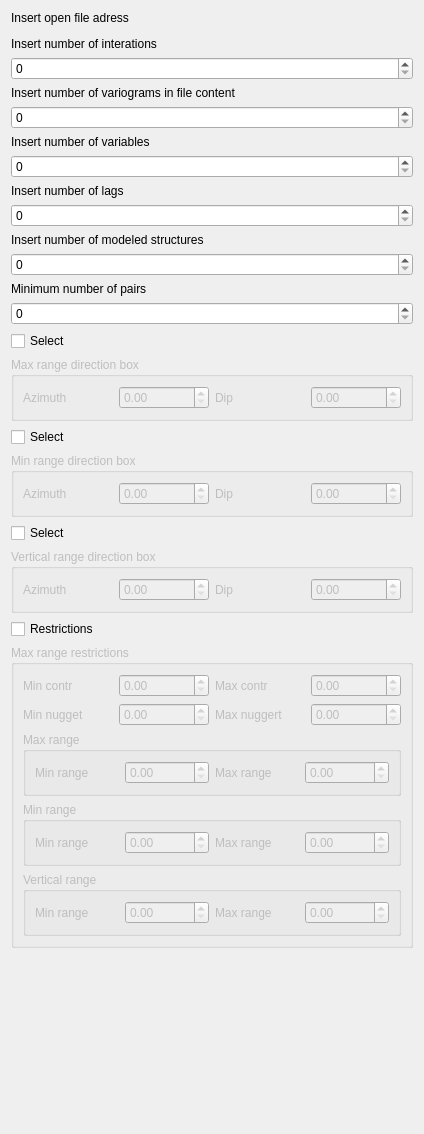
<?xml version="1.0" encoding="UTF-8"?>
<ui version="4.0">
 <class>optimizing_variogram</class>
 <widget class="QWidget" name="optimizing_variogram">
  <property name="geometry">
   <rect>
    <x>0</x>
    <y>0</y>
    <width>424</width>
    <height>1134</height>
   </rect>
  </property>
  <property name="windowTitle">
   <string>Form</string>
  </property>
  <property name="AlgorithmCategory" stdset="0">
   <string>Lpm</string>
  </property>
  <property name="AlgorithmDescription" stdset="0">
   <string>automatic_fitting2</string>
  </property>
  <layout class="QVBoxLayout" name="verticalLayout">
   <item>
    <widget class="QLabel" name="label_6">
     <property name="text">
      <string>Insert open file adress</string>
     </property>
    </widget>
   </item>
   <item>
    <widget class="FileChooser" name="endereco_arquivo"/>
   </item>
   <item>
    <widget class="QLabel" name="label">
     <property name="text">
      <string>Insert number of interations</string>
     </property>
    </widget>
   </item>
   <item>
    <widget class="QSpinBox" name="N_interacoes">
     <property name="maximum">
      <number>30000</number>
     </property>
    </widget>
   </item>
   <item>
    <widget class="QLabel" name="label_2">
     <property name="text">
      <string>Insert number of variograms in file content</string>
     </property>
    </widget>
   </item>
   <item>
    <widget class="QSpinBox" name="N_variogramas"/>
   </item>
   <item>
    <widget class="QLabel" name="label_20">
     <property name="text">
      <string>Insert number of variables</string>
     </property>
    </widget>
   </item>
   <item>
    <widget class="QSpinBox" name="nvariables"/>
   </item>
   <item>
    <widget class="QLabel" name="label_21">
     <property name="text">
      <string>Insert number of lags</string>
     </property>
    </widget>
   </item>
   <item>
    <widget class="QSpinBox" name="nlags"/>
   </item>
   <item>
    <widget class="QLabel" name="label_3">
     <property name="text">
      <string>Insert number of modeled structures</string>
     </property>
    </widget>
   </item>
   <item>
    <widget class="QSpinBox" name="N_estruturas">
     <property name="maximum">
      <number>5</number>
     </property>
    </widget>
   </item>
   <item>
    <widget class="QLabel" name="label_22">
     <property name="text">
      <string>Minimum number of pairs </string>
     </property>
    </widget>
   </item>
   <item>
    <widget class="QSpinBox" name="min_npairs">
     <property name="maximum">
      <number>50000000</number>
     </property>
    </widget>
   </item>
   <item>
    <widget class="QCheckBox" name="set_maximumrange">
     <property name="text">
      <string>Select</string>
     </property>
     <property name="checked">
      <bool>false</bool>
     </property>
    </widget>
   </item>
   <item>
    <widget class="QGroupBox" name="groupBox">
     <property name="enabled">
      <bool>false</bool>
     </property>
     <property name="title">
      <string>Max range direction box</string>
     </property>
     <layout class="QHBoxLayout" name="horizontalLayout">
      <item>
       <widget class="QLabel" name="label_5">
        <property name="text">
         <string>Azimuth</string>
        </property>
       </widget>
      </item>
      <item>
       <widget class="QDoubleSpinBox" name="Azimute_dp">
        <property name="maximum">
         <double>360.000000000000000</double>
        </property>
       </widget>
      </item>
      <item>
       <widget class="QLabel" name="label_4">
        <property name="text">
         <string>Dip</string>
        </property>
       </widget>
      </item>
      <item>
       <widget class="QDoubleSpinBox" name="Dip_dp">
        <property name="maximum">
         <double>36000.000000000000000</double>
        </property>
       </widget>
      </item>
     </layout>
    </widget>
   </item>
   <item>
    <widget class="QCheckBox" name="set_minrange">
     <property name="text">
      <string>Select</string>
     </property>
    </widget>
   </item>
   <item>
    <widget class="QGroupBox" name="groupBox_2">
     <property name="enabled">
      <bool>false</bool>
     </property>
     <property name="title">
      <string>Min range direction box</string>
     </property>
     <layout class="QHBoxLayout" name="horizontalLayout_2">
      <item>
       <widget class="QLabel" name="label_8">
        <property name="text">
         <string>Azimuth</string>
        </property>
       </widget>
      </item>
      <item>
       <widget class="QDoubleSpinBox" name="Azimute_dm">
        <property name="maximum">
         <double>360.000000000000000</double>
        </property>
       </widget>
      </item>
      <item>
       <widget class="QLabel" name="label_7">
        <property name="text">
         <string>Dip</string>
        </property>
       </widget>
      </item>
      <item>
       <widget class="QDoubleSpinBox" name="Dip_dm">
        <property name="maximum">
         <double>360.000000000000000</double>
        </property>
       </widget>
      </item>
     </layout>
    </widget>
   </item>
   <item>
    <widget class="QCheckBox" name="set_verticalrange">
     <property name="text">
      <string>Select</string>
     </property>
    </widget>
   </item>
   <item>
    <widget class="QGroupBox" name="groupBox_3">
     <property name="enabled">
      <bool>false</bool>
     </property>
     <property name="title">
      <string>Vertical range direction box</string>
     </property>
     <layout class="QHBoxLayout" name="horizontalLayout_3">
      <item>
       <widget class="QLabel" name="label_9">
        <property name="text">
         <string>Azimuth</string>
        </property>
       </widget>
      </item>
      <item>
       <widget class="QDoubleSpinBox" name="Azimute_dv">
        <property name="maximum">
         <double>360.000000000000000</double>
        </property>
       </widget>
      </item>
      <item>
       <widget class="QLabel" name="label_10">
        <property name="text">
         <string>Dip</string>
        </property>
       </widget>
      </item>
      <item>
       <widget class="QDoubleSpinBox" name="Dip_dv">
        <property name="maximum">
         <double>360.000000000000000</double>
        </property>
       </widget>
      </item>
     </layout>
    </widget>
   </item>
   <item>
    <widget class="QCheckBox" name="restriction">
     <property name="text">
      <string>Restrictions</string>
     </property>
    </widget>
   </item>
   <item>
    <widget class="QGroupBox" name="groupBox_4">
     <property name="enabled">
      <bool>false</bool>
     </property>
     <property name="title">
      <string>Max range restrictions</string>
     </property>
     <property name="checkable">
      <bool>false</bool>
     </property>
     <layout class="QGridLayout" name="gridLayout">
      <item row="0" column="2">
       <widget class="QLabel" name="label_13">
        <property name="text">
         <string>Max contr</string>
        </property>
       </widget>
      </item>
      <item row="3" column="0" colspan="4">
       <widget class="QGroupBox" name="groupBox_5">
        <property name="title">
         <string>Max range</string>
        </property>
        <layout class="QGridLayout" name="gridLayout_2">
         <item row="0" column="0">
          <widget class="QLabel" name="label_17">
           <property name="text">
            <string>Min range</string>
           </property>
          </widget>
         </item>
         <item row="0" column="2">
          <widget class="QLabel" name="label_15">
           <property name="text">
            <string>Max range</string>
           </property>
          </widget>
         </item>
         <item row="0" column="1">
          <widget class="QDoubleSpinBox" name="min_range_max">
           <property name="maximum">
            <double>99999.000000000000000</double>
           </property>
          </widget>
         </item>
         <item row="0" column="3">
          <widget class="QDoubleSpinBox" name="max_range_max">
           <property name="maximum">
            <double>99999.000000000000000</double>
           </property>
          </widget>
         </item>
        </layout>
       </widget>
      </item>
      <item row="0" column="0">
       <widget class="QLabel" name="label_11">
        <property name="text">
         <string>Min contr</string>
        </property>
       </widget>
      </item>
      <item row="0" column="1">
       <widget class="QDoubleSpinBox" name="min_contribution">
        <property name="maximum">
         <double>99999.000000000000000</double>
        </property>
       </widget>
      </item>
      <item row="2" column="0">
       <widget class="QLabel" name="label_12">
        <property name="text">
         <string>Min nugget</string>
        </property>
       </widget>
      </item>
      <item row="2" column="1">
       <widget class="QDoubleSpinBox" name="min_nugget">
        <property name="maximum">
         <double>99999.000000000000000</double>
        </property>
       </widget>
      </item>
      <item row="2" column="2">
       <widget class="QLabel" name="label_14">
        <property name="text">
         <string>Max nuggert</string>
        </property>
       </widget>
      </item>
      <item row="0" column="3">
       <widget class="QDoubleSpinBox" name="max_contribution">
        <property name="maximum">
         <double>99999.000000000000000</double>
        </property>
       </widget>
      </item>
      <item row="2" column="3">
       <widget class="QDoubleSpinBox" name="max_nugget">
        <property name="maximum">
         <double>99999.000000000000000</double>
        </property>
       </widget>
      </item>
      <item row="4" column="0" colspan="4">
       <widget class="QGroupBox" name="groupBox_6">
        <property name="title">
         <string>Min range</string>
        </property>
        <layout class="QGridLayout" name="gridLayout_3">
         <item row="0" column="0">
          <widget class="QLabel" name="label_16">
           <property name="text">
            <string>Min range</string>
           </property>
          </widget>
         </item>
         <item row="0" column="2">
          <widget class="QLabel" name="label_18">
           <property name="text">
            <string>Max range</string>
           </property>
          </widget>
         </item>
         <item row="0" column="3">
          <widget class="QDoubleSpinBox" name="max_range_min">
           <property name="maximum">
            <double>99999.000000000000000</double>
           </property>
          </widget>
         </item>
         <item row="0" column="1">
          <widget class="QDoubleSpinBox" name="min_range_min">
           <property name="maximum">
            <double>99999.000000000000000</double>
           </property>
          </widget>
         </item>
        </layout>
       </widget>
      </item>
      <item row="5" column="0" colspan="4">
       <widget class="QGroupBox" name="groupBox_7">
        <property name="title">
         <string>Vertical range</string>
        </property>
        <layout class="QGridLayout" name="gridLayout_4">
         <item row="0" column="2">
          <widget class="QLabel" name="label_23">
           <property name="text">
            <string>Max range</string>
           </property>
          </widget>
         </item>
         <item row="0" column="0">
          <widget class="QLabel" name="label_19">
           <property name="text">
            <string>Min range</string>
           </property>
          </widget>
         </item>
         <item row="0" column="1">
          <widget class="QDoubleSpinBox" name="min_range_vert">
           <property name="maximum">
            <double>99999.000000000000000</double>
           </property>
          </widget>
         </item>
         <item row="0" column="3">
          <widget class="QDoubleSpinBox" name="max_range_vert">
           <property name="maximum">
            <double>99999.000000000000000</double>
           </property>
          </widget>
         </item>
        </layout>
       </widget>
      </item>
     </layout>
    </widget>
   </item>
   <item>
    <spacer name="verticalSpacer">
     <property name="orientation">
      <enum>Qt::Vertical</enum>
     </property>
     <property name="sizeHint" stdset="0">
      <size>
       <width>20</width>
       <height>287</height>
      </size>
     </property>
    </spacer>
   </item>
  </layout>
 </widget>
 <customwidgets>
  <customwidget>
   <class>FileChooser</class>
   <extends>QWidget</extends>
   <header>qtplugins/filechooser.h</header>
  </customwidget>
 </customwidgets>
 <tabstops>
  <tabstop>N_interacoes</tabstop>
  <tabstop>N_variogramas</tabstop>
  <tabstop>nvariables</tabstop>
  <tabstop>nlags</tabstop>
  <tabstop>N_estruturas</tabstop>
  <tabstop>min_npairs</tabstop>
  <tabstop>set_maximumrange</tabstop>
  <tabstop>Azimute_dp</tabstop>
  <tabstop>Dip_dp</tabstop>
  <tabstop>set_minrange</tabstop>
  <tabstop>Azimute_dm</tabstop>
  <tabstop>Dip_dm</tabstop>
  <tabstop>set_verticalrange</tabstop>
  <tabstop>Azimute_dv</tabstop>
  <tabstop>Dip_dv</tabstop>
  <tabstop>restriction</tabstop>
  <tabstop>min_contribution</tabstop>
  <tabstop>min_nugget</tabstop>
 </tabstops>
 <resources/>
 <connections>
  <connection>
   <sender>restriction</sender>
   <signal>clicked(bool)</signal>
   <receiver>groupBox_4</receiver>
   <slot>setEnabled(bool)</slot>
   <hints>
    <hint type="sourcelabel">
     <x>80</x>
     <y>713</y>
    </hint>
    <hint type="destinationlabel">
     <x>91</x>
     <y>802</y>
    </hint>
   </hints>
  </connection>
  <connection>
   <sender>set_maximumrange</sender>
   <signal>clicked(bool)</signal>
   <receiver>groupBox</receiver>
   <slot>setEnabled(bool)</slot>
   <hints>
    <hint type="sourcelabel">
     <x>58</x>
     <y>419</y>
    </hint>
    <hint type="destinationlabel">
     <x>58</x>
     <y>443</y>
    </hint>
   </hints>
  </connection>
  <connection>
   <sender>set_minrange</sender>
   <signal>clicked(bool)</signal>
   <receiver>groupBox_2</receiver>
   <slot>setEnabled(bool)</slot>
   <hints>
    <hint type="sourcelabel">
     <x>78</x>
     <y>518</y>
    </hint>
    <hint type="destinationlabel">
     <x>78</x>
     <y>549</y>
    </hint>
   </hints>
  </connection>
  <connection>
   <sender>set_verticalrange</sender>
   <signal>clicked(bool)</signal>
   <receiver>groupBox_3</receiver>
   <slot>setEnabled(bool)</slot>
   <hints>
    <hint type="sourcelabel">
     <x>42</x>
     <y>603</y>
    </hint>
    <hint type="destinationlabel">
     <x>48</x>
     <y>638</y>
    </hint>
   </hints>
  </connection>
 </connections>
</ui>
